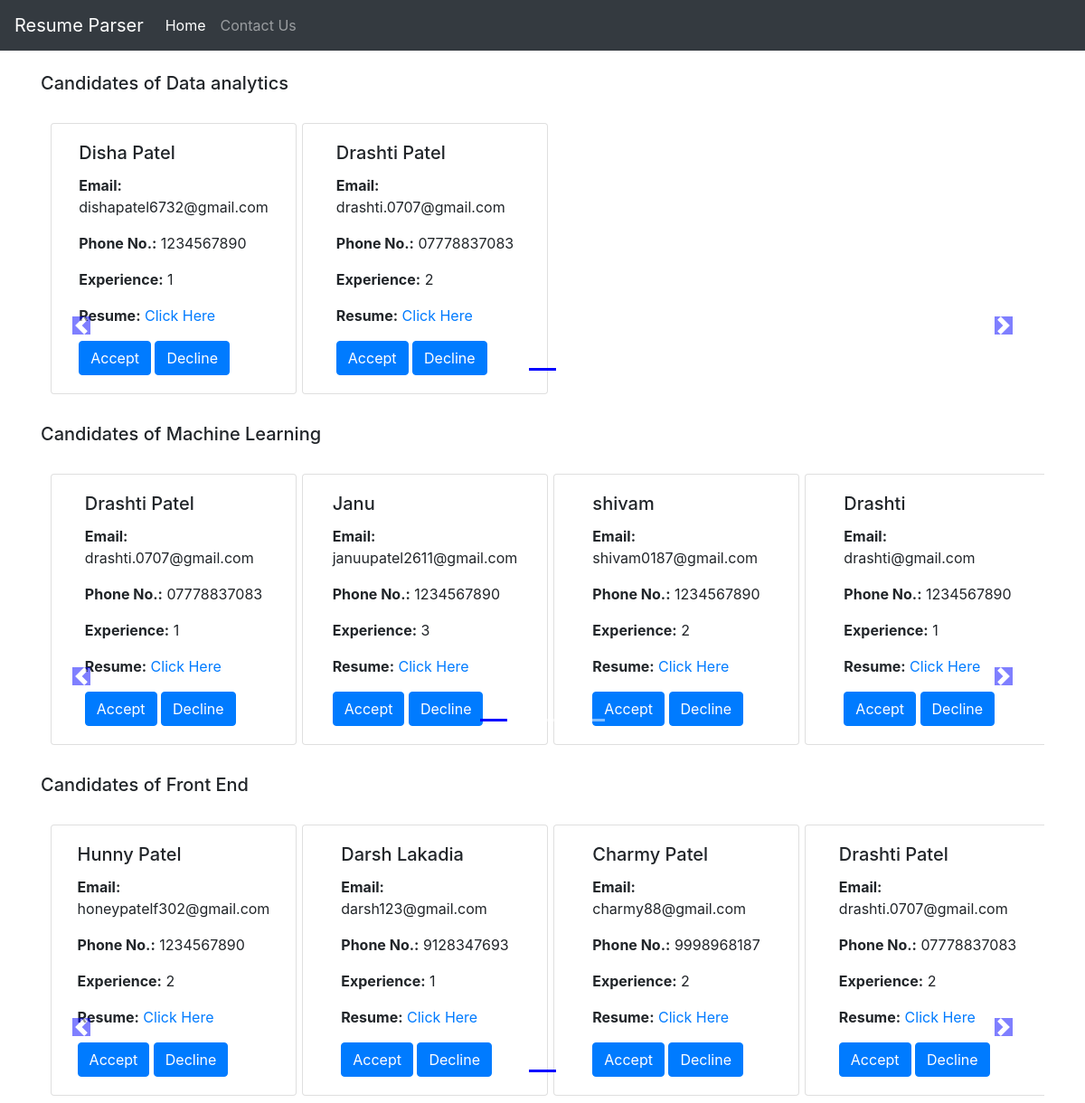
/recruiter/, run on the app's committed database.
### recruiter/models.py (models this page shows, shortened)
class selectedResume(models.Model):
    candidate_id = models.AutoField(primary_key=True)
    candidate_name = models.CharField(max_length=50)
    candidate_email = models.EmailField(max_length=30)
    candidate_phone = models.CharField(max_length=10)
    candidate_experience = models.CharField(max_length=20)
    candidate_interest = models.CharField(max_length=50)
    candidate_resume = models.FileField(upload_to="recruiter/pdfs")

### recruiter/views.py (the view)
# urls.py: path('', views.index, name="Home"),
def index(request):
    allCandidate = []
    intCandidate = selectedResume.objects.values('candidate_interest', 'candidate_id')
    interested = {item['candidate_interest'] for item in intCandidate}
    for interest in interested:
        candidate = selectedResume.objects.filter(candidate_interest=interest)
        n = len(candidate)
        nSlides = n // 4 + ceil((n/4) - (n//4))
        allCandidate.append([candidate, range(1, nSlides), nSlides])
    params = {'allCandidate': allCandidate}
    return render(request, 'recruiter/index.html', params)

### recruiter/templates/recruiter/index.html (shortened to what this page needs)
{% include 'recruiter/basic.html' %}   {% block body %}
<div class="container">
  {% for candidate, range, nSlides in allCandidate %}
  <h5 class="my-4">Candidates of {{candidate.0.candidate_interest}}</h5>
  <div class="row">
    <div
      id="demo{{forloop.counter}}"
      class="col carousel slide my-2"
      data-ride="carousel"
    >
      <ul class="carousel-indicators">
        <li
          data-target="#demo{{forloop.counter}}"
          data-slide-to="0"
          class="active"
        ></li>
        {% for i in range %}
        <li
          data-target="#demo{{forloop.parentloop.counter}}"
          data-slide-to="{{i}}"
        ></li>
        {% endfor %}
      </ul>
      <div class="carousel-inner no-padding">
        <div class="carousel-item active card-deck">
          {% for i in candidate %}
          <div class="col-xs-3 col-sm-3 col-md-3">
            <div class="card align-items-center" style="width: 17rem">
              <div class="card-body">
                <h5 class="card-title" id="{{i.candidate_id}}">
                  {{i.candidate_name}}
                </h5>
                <p class="card-text"><b>Email:</b><br> {{i.candidate_email}}</p>
                <p class="card-text"><b>Phone No.:</b> {{i.candidate_phone}}</p>
                <p class="card-text">
                  <b>Experience:</b> {{i.candidate_experience}}
                </p>
                <p class="card-text">
                  <b>Resume:</b>
                  <a href="media/{{i.candidate_resume}}">Click Here </a>
                </p>
                <a href="success/{{i.candidate_id}}"><button class="btn btn-primary">
                  Accept
                </button></a>
                <a href="decline/{{i.candidate_id}}"><button class="btn btn-primary">Decline</button></a>
              </div>
            </div>
          </div>
          {% if forloop.counter|divisibleby:4 and forloop.counter > 0 and not forloop.last %}
        </div>
        <div class="carousel-item">
        {% endif %}
        {% endfor %}</div>
      </div>
    </div>
    <a
      class="carousel-control-prev"
      href="#demo{{forloop.counter}}"
      data-slide="prev"
      role="button"
    >
      <span class="carousel-control-prev-icon" aria-hidden="true"></span>
    </a>
    <a
      class="carousel-control-next"
      href="#demo{{forloop.counter}}"
      data-slide="next"
      role="button"
    >
      <span class="carousel-control-next-icon" aria-hidden="true"></span>
    </a>
  </div>
  {% endfor %}
</div>
{% endblock %}

### recruiter/templates/recruiter/basic.html (shortened to what this page needs)
<!doctype html>
<html lang="en">
<head>
    <link rel="stylesheet" href="https://stackpath.bootstrapcdn.com/bootstrap/4.2.1/css/bootstrap.min.css"
>
</head>
<body>
    <nav class="navbar navbar-expand-lg navbar-dark bg-dark sticky-top">
        <a class="navbar-brand" href="/recruiter/">Resume Parser</a>
        <div class="collapse navbar-collapse" id="navbarSupportedContent">
            <ul class="navbar-nav mr-auto">
                <li class="nav-item active">
                    <a class="nav-link" href="/recruiter">Home <span class="sr-only">(current)</span></a>
                </li>
                <li class="nav-item">
                    <a class="nav-link" href="/recruiter/contact">Contact Us</a>
                </li>
            </ul>
        </div>
    </nav>
</body>
</html>

### recruiter/templates/recruiter/index.html (style rules this page uses)
.col-md-3 { display: inline-block; margin-left: -4px; }
.carousel-indicators .active { background-color: blue; }
body .carousel-indicators { bottom: 0; }
body .carousel-control-prev-icon, body .carousel-control-next-icon { background-color: blue; }
.carousel-control-prev, .carousel-control-next { top: auto; bottom: auto; padding-top: 222px; }
body .no-padding { padding-left: 0; padding-right: 0; }

### data on the page
selectedResume: candidate_interest "Data analytics", candidate_name "Disha Patel", candidate_email "dishapatel6732@gmail.com", candidate_phone "1234567890", candidate_experience "1"
selectedResume: candidate_name "Drashti Patel", candidate_email "drashti.0707@gmail.com", candidate_phone "07778837083", candidate_experience "2"
selectedResume: candidate_interest "Machine Learning", candidate_name "Drashti Patel", candidate_email "drashti.0707@gmail.com", candidate_phone "07778837083", candidate_experience "1"
selectedResume: candidate_name "Janu", candidate_email "januupatel2611@gmail.com", candidate_phone "1234567890", candidate_experience "3"
selectedResume: candidate_name "shivam", candidate_email "shivam0187@gmail.com", candidate_phone "1234567890", candidate_experience "2"
selectedResume: candidate_name "Drashti", candidate_email "drashti@gmail.com", candidate_phone "1234567890", candidate_experience "1"
selectedResume: candidate_interest "Front End", candidate_name "Hunny Patel", candidate_email "honeypatelf302@gmail.com", candidate_phone "1234567890", candidate_experience "2"
selectedResume: candidate_name "Darsh Lakadia", candidate_email "darsh123@gmail.com", candidate_phone "9128347693", candidate_experience "1"
selectedResume: candidate_name "Charmy Patel", candidate_email "charmy88@gmail.com", candidate_phone "9998968187", candidate_experience "2"
selectedResume: candidate_name "Drashti Patel", candidate_email "drashti.0707@gmail.com", candidate_phone "07778837083", candidate_experience "2"
